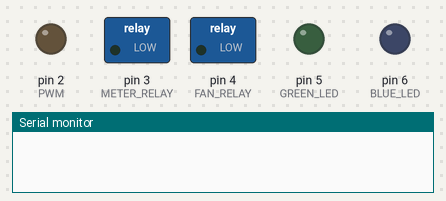
A sketch run on a simulated Arduino Mega 2560, built with avr-gcc and run on an emulated ATmega2560. On the bench: switched loads named in the sketch (green lamp = pin HIGH), output pins drawn as LEDs (lit = HIGH), the last lines printed to the serial monitor.

Above: at 0.2 s.
At 19.57 s:
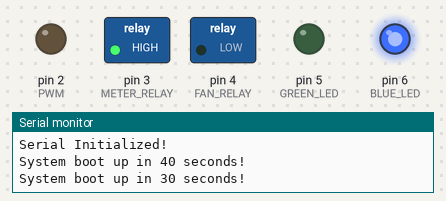
At 39.8 s:
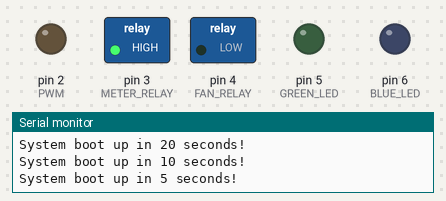
Timing chart, 0 to 40.0 s (numbered marks = the images above):
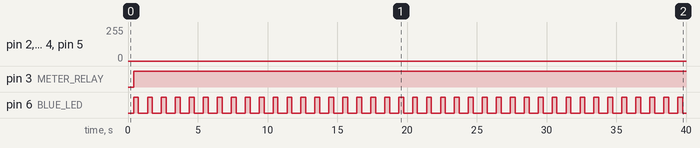

The sketch:

FilterCheck_v1.0.7.ino
```cpp
// Created By: Logan Dickon
// Company: Atorlabs
// Date Created: 3/15/2022
// Date Modified: 11/10/2022

// Licence:

//    This code is for use in the FilterCheck and is owned by Atorlabs.
//    Permission to duplicate this program must be given by Ator Labs.

// Program Description:

//    This program uses the TSI5310-2 flow meter w/ serial communication to PID control a
//    Brushless Fan Blower to 85 SLPM with 0 cmH2O of pressure read on the TSI5310-2
//    FlowMeter low-pressure sensor. The program then goes into monitor mode until a filter
//    is detected via the low-pressure sensor reading > -.8 cmH2O.

// Global Constants:
  #define PWM           2           // PWM Signal on pin 2 on the Teensy 4.1
  #define METER_RELAY   3           // Relay i/o on pin 3 on the Teensy 4.1
  #define FAN_RELAY     4           // Relay i/o on pin 4 on the Teensy 4.1
  #define GREEN_LED     5           // Green LED
  #define BLUE_LED      6           // Blue LED
  #define USBSERIAL     Serial      // Rename Serial Main to usbSerial
  #define FLOWMETER     Serial1     // Rename Serial1 to FlowMeter
  #define DEBUG         true        // <<--- true = SYSTEM DEBUG INFORMATION LOGGED TO SERIAL MONITOR <<---

// Global Variables:
  double fan_speed = 100, cum_error = 0, previous_error = 0, flow, output, delta_pwm, pressure;
  int i = 0, j = 0, k = 3, counter = 0, pressure_counter = 0, led_counter = 0;
  bool Loop = true;
  unsigned long previousTime = 0;
  uint32_t start_delay = 4 * 10000L; // 40 Seconds

void setup()
{
  // Pin Initialization:
    pinMode(PWM, OUTPUT);  // Set PWM pin to OUTPUT mode
    pinMode(METER_RELAY, OUTPUT);  // Set RELAY pin to OUTPUT mode
    pinMode(FAN_RELAY, OUTPUT); // Set RELAY pin to OUTPUT mode
    pinMode(BLUE_LED, OUTPUT);  // Set LED pin to OUTPUT mode
    pinMode(GREEN_LED, OUTPUT);  // Set LED pin to OUTPUT mode

  // Serial Initialization:
    USBSERIAL.begin(115200);  // Start serial for Teensy to PC
    delay(200);
    FLOWMETER.begin(115200);  // Start serial for Teensy to FlowMeter
    delay(200);
    if (DEBUG) {USBSERIAL.println("Serial Initialized!");}

  // Turn On FlowMeter & Fan Blower:
    digitalWrite(METER_RELAY, HIGH);  // Turn Relay HIGH to allow power to the flow meter

  // 40 Second Delay to allow the flow meter time to boot up
    for (uint32_t tStart = millis(); ((millis() - tStart) <= start_delay);  )
    {
     digitalWrite(BLUE_LED, HIGH);  // Turn on Blue LED
     delay(350);
     digitalWrite(BLUE_LED, LOW);  // Turn off Blue LED
     delay(650);

     if (led_counter == 0)
     {
      USBSERIAL.println("System boot up in 40 seconds!");
     }

     else if (led_counter == 10)
     {
      USBSERIAL.println("System boot up in 30 seconds!");
     }

     else if (led_counter == 20)
     {
      USBSERIAL.println("System boot up in 20 seconds!");
     }

     else if (led_counter == 30)
     {
      USBSERIAL.println("System boot up in 10 seconds!");
     }

     else if (led_counter == 35)
     {
      USBSERIAL.println("System boot up in 5 seconds!");
     }

     else if (led_counter == 40)
     {
      USBSERIAL.println("System Booting!");
      led_counter = 0;
     }

     led_counter += 1;

    }

    digitalWrite(BLUE_LED, HIGH);  // Turn on Blue LED
    digitalWrite(FAN_RELAY, HIGH);  // Turn on the BLDC Fan Blower
    delay(2500);
    analogWrite(PWM, fan_speed);  // Change the BLDC Fan Blower's speed


  // FlowMeter Startup ASCII Commands:
    FLOWMETER.print("SUS\r\n");  // Sets flow measurement to Standard Flow
    delay(250);
    FLOWMETER.print("SG0\r\n");  // Set gas calibration to Air
    delay(250);
    FLOWMETER.print("SSR0010\r\n");  // Set sample rate to 10
    delay(250);

    // Setup Loop:
      while (Loop)
      {
        if (DEBUG) {USBSERIAL.println("\nEntering Setup Loop!");}
        digitalWrite(BLUE_LED, HIGH);  // Turn on Blue LED

        // Watchdog code to protect the FilterCheck against hardware failure
          if (fan_speed > 200)
          {
            Reboot();
            fan_speed = 100;
            analogWrite(PWM, fan_speed);  // Change PWM value to new PWM value
            delay(1000);
          }

        // Obtain the ΔSpeed that the BLDC Fan Blower needs to change by to obtain 85 SLPM of flow
          flow = Read_Sensor("Flow");  // Read the Flow from the TSI 5310-2 flow meter
          delay(350);
          output = Compute_PID(flow);  // Input flow to the PID Method to calculate the fan speed error
          //delta_pwm = output / 1.41667;  // Use the PID output and divide it by 1.41667 to determine what the value the fan speed between 0 - 255 should change to next
          //fan_speed += delta_pwm;  // Add change in PWM to the last PWM value to calculate the new PWM value
          fan_speed += output;  // Add change in PWM to the last PWM value to calculate the new PWM value
          analogWrite(PWM, fan_speed);  // Change the BLDC Fan Blower's speed
          if (DEBUG) {USBSERIAL.printf("INPUT: %lf | OUTPUT: %lf\n", flow, fan_speed);}
          delay(250);

        // Verify the flow rate is 85 SLPM by using a watchdog Counter mechanism
          if (flow < 83.81 || flow > 86.19)
          {
            j = 0;  // Reset the Counter
            if (DEBUG) {USBSERIAL.printf("J: %d\n", j);}
          }

          else if (flow >= 83.81 && flow <= 86.19)
          {
            j++;  // Increment the Counter
            if (DEBUG) {USBSERIAL.printf("J: %d\n", j);}
          }

          if ((flow >= 83.81 && flow <= 86.19) && j == 3)
          {
            FLOWMETER.print("LPZ\r\n");  // Zeroes Low Pressure Sensor
            Loop = false;
            if (DEBUG) {USBSERIAL.println("Low Pressure Sensor Zeroed!");}
            if (DEBUG) {USBSERIAL.printf("Initialization Complete!: %lf LPM\n", flow);}
          }

        digitalWrite(BLUE_LED, LOW);  // Turn off Blue LED (Makes it blink!)
        delay(250);
      }

      digitalWrite(BLUE_LED, LOW);  // Turn off Blue LED
}

void loop()
{
  // Watchdog code to protect the FilterCheck against hardware failure
    if (fan_speed > 200)
    {
      Reboot();
      fan_speed = 100;
      analogWrite(PWM, fan_speed);  // Change PWM value to new PWM value
      delay(1000);
    }

  // Bring Fan Blower To 85 SLPM:
    if (DEBUG) {USBSERIAL.println("\nEntering Main Loop!");}
    flow = Read_Sensor("Flow");  // Read the Flow from the TSI 5310-2 flow meter
    output = Compute_PID(flow);  // Use flow read from FlowMeter as an input to calculate the PID Control
    //delta_pwm = output / 1.41667;  // Use the PID output and divide it by 1.41667 to determine what the value the fan speed between 0 - 255 should change to next
    //fan_speed += delta_pwm;  // Add change in PWM to the last PWM value to calculate the new PWM value
    fan_speed += output;  // Add change in PWM to the last PWM value to calculate the new PWM value
    analogWrite(PWM, fan_speed);  // Change the BLDC Fan Blower's speed
    delay(200);
    pressure = Read_Sensor("Pressure");  // Read the Pressure from the TSI 5310-2 flow meter
    if (DEBUG) {USBSERIAL.printf("Flow: %lf | Fan Speed: %lf | Pressure: %lf\n", flow, fan_speed, pressure);}
    delay(200);

  // Blink LED's & Zero the Low-Pressure Sensor if there no filter is on
    if (pressure >= -.3 && (flow >= 30 && flow <= 120))
    {
      digitalWrite(GREEN_LED, LOW);  // Turn off Green LED
      digitalWrite(BLUE_LED, HIGH);  // Turn off Green LED
      delay(350);
      digitalWrite(BLUE_LED, LOW);  // Turn on Green LED (to make it blink)
    }

  // Blink LED's if there is a filter on
    if (pressure < -.4  && (flow >= 70 && flow <= 86.19))
    {
      digitalWrite(GREEN_LED, HIGH);  // Turn off Green LED
      delay(350);
      digitalWrite(GREEN_LED, LOW); // Turn on Green LED (to make it blink)
    }

  // Watchdog counter used to make sure the flow rate stays consistent for 5 cycles
    if (flow < 83.81 || flow > 86.19)
    {
      k = 0;  // Reset Counter to 0
    }

    else if ((flow >= 83.81 && flow <= 86.19) && k < 3)
    {
      k++;  // Increment by 1
    }

  // Flow Verification Loop:
    while ((flow >= 83.81 && flow <= 86.19) && k == 3)
    {
      if (DEBUG) {USBSERIAL.printf("85 SLPM Achieved!: %lf\n", flow);}
      flow = Read_Sensor("Flow");  // Read the Flow from the TSI 5310-2 FlowMeter
      pressure = Read_Sensor("Pressure");  // Read the Pressure from the TSI 5310-2 flow meter
      digitalWrite(GREEN_LED, HIGH);  // Turn on Green LED
      pressure_counter += 1;
      if (pressure >= -.3 && pressure_counter == 3)
      {
        FLOWMETER.print("LPZ\r\n");  // Zeroes Low Pressure Sensor
        if (DEBUG) {USBSERIAL.println("Low Pressure Sensor Zeroed!");}
        pressure_counter = 0;
      }
      else if (pressure_counter > 3 )
      {
        pressure_counter = 0;
      }
      delay(350);
    }
}

// Computes the PID (Porportion, Intregal, Derivative) to determine the most effective ΔSpeed to achieve 85 SLPM
  double Compute_PID(double inp)
  {
    // Local Variables:
      unsigned long currentTime;
      double kp = 1, kd = 1, elapsedTime, error, rateError, setPoint = 85.0;
      bool debug = false;

    // Compute ElapsedTime:
      currentTime = millis();  // Get current time
      elapsedTime = (double)(currentTime - previousTime);  // Compute time elapsed from previous computation
      if (debug) {USBSERIAL.printf("Current Time: %ul\n", currentTime);}
      if (debug) {USBSERIAL.printf("Elapsed Time: %lf\n", elapsedTime);}

    // Compute Error & Derivative:
      error = setPoint - inp;  // Determine error
      rateError = (error - previous_error) / elapsedTime;  // Compute derivative
      if (debug) {USBSERIAL.printf("Error: %lf\n", error);}
      if (debug) {USBSERIAL.printf("Derivative: %lf\n", rateError);}

    // Compute PID Output:
      double out = (kp * error) + (kd * rateError);  // PID output
      if (debug) {USBSERIAL.printf("PID Output: %lf\n", out);}

    // Remember Current Error & Time:
      previous_error = error;  // Remember current error
      previousTime = currentTime;  // Remember current time
      if (debug) {USBSERIAL.printf("Last Error: %lf\n", previous_error);}
      if (debug) {USBSERIAL.printf("Previous Time: %ul\n", previousTime);}

    // Return Output:
      return out;  // Have method return the PID output
  }

// Calibrates System to 85 SLPM at 0 mmH2O
  double Read_Sensor(String parameter)
  {
    // Local Variables:
      char serial_buf;
      double total = 0, avg_Sample;
      float string_to_Float;
      int j = 0, num_of_Samples = 3;
      String serial_buf_String = "", string_Array[5], total_char = "", array_Data = "";
      bool debug = false;

    if (parameter == "Flow")
    {
      // Send Flow Reading ASCII Command to FlowMeter:
      FLOWMETER.print("DAFxxxxx0003\r\n");  // FlowMeter returns 3 Flow samples to serial buffer
      if (debug) {USBSERIAL.println("Flow Samples Collected");}
      delay(200);
    }

    else if (parameter == "Pressure")
    {
      // Send Pressure Reading ASCII Command to FlowMeter
      FLOWMETER.print("DAxxxxLx0003\r\n");  // FlowMeter returns 3 Pressure samples to serial buffer
      if (debug) {USBSERIAL.println("Pressure Samples Collected");}
      delay(200);
    }

    else
    {
      if (debug) {USBSERIAL.println("Incorrect Parameter Given To Flow Meter");}
      return 0;
    }


    // Read Serial Buffer Until Empty:
      while (FLOWMETER.available())
      {
        serial_buf = FLOWMETER.read();  // Read one char of the serial buffer
        serial_buf_String += serial_buf;  // Add the char in the serial buffer to a string
        delay(5);
      }

    // Format serial_buf_String into Flow/Pressure Samples:
      serial_buf_String.replace("OK", "");  // Remove "OK"s from the string
      serial_buf_String.replace("\r", "");  // Remove "\r"s from the string
      serial_buf_String.replace("\n", "");  // Remove "\n"s from the string

      if (debug) {USBSERIAL.println(serial_buf_String);}

    // Convert serial_buf_String to String Array:
      serial_buf_String += ",";  // Add a ',' to the end of the string
      for (unsigned int i = 0; i < serial_buf_String.length(); i++)
      {
        if ((serial_buf_String[i]) != ',')
        {
          total_char += serial_buf_String[i];  // Add each char to a string until a ',' is read
        }
        else if ((serial_buf_String[i]) == ',')
        {
          string_Array[j] = total_char;  // Once ',' is read put string into Array's index
          total_char = "";  // Clear the string to allow new data to be stored
          j++;  // Each time a ',' is read increase j by 1 to goto the next Array index
        }
      }

    // Convert Each Array Index From String To Float:
      for (int p = 0; p < 3; p++)
      {
        array_Data = string_Array[p];  // Store array index p to a string variable
        string_to_Float = array_Data.toFloat();  // Convert the string variable to a float variable
        total += string_to_Float;  // Add float variable to a running total
      }

    // Calculate Average Flow & Return Flow
      avg_Sample = (total / num_of_Samples);  // Calculate the average sample total by dividing the running total by the # of samples returned
      return avg_Sample;  // Return average
  }

// Reboots BLDC Fan Blower's speed back to a hardware safe speed
void Reboot()
{
  bool debug = true;

  // Watchdog code to protect the FilterCheck against hardware failure
    if (debug) {USBSERIAL.println("Fan Speed to HIGH!");}
    analogWrite(PWM, 0);  // Change PWM value to new PWM value
    counter = 0;

    while (counter <= 30)
    {
      if (debug) {USBSERIAL.println("Inside Reboot Loop!");}
      digitalWrite(BLUE_LED, HIGH);  // Turn off Blue LED
      digitalWrite(GREEN_LED, HIGH);  // Turn off Green LED
      delay(250);
      digitalWrite(BLUE_LED, LOW);  // Turn on Blue LED (to make it blink)
      digitalWrite(GREEN_LED, LOW); // Turn on Green LED (to make it blink)
      counter += 1;
      delay(250);
    }
}
```

Measured:
- by itself, pin 3 (METER_RELAY): LOW → HIGH at 0.40 s
- by itself, pin 6 (BLUE_LED): alternates HIGH for 0.35 s and LOW for 0.65 s
